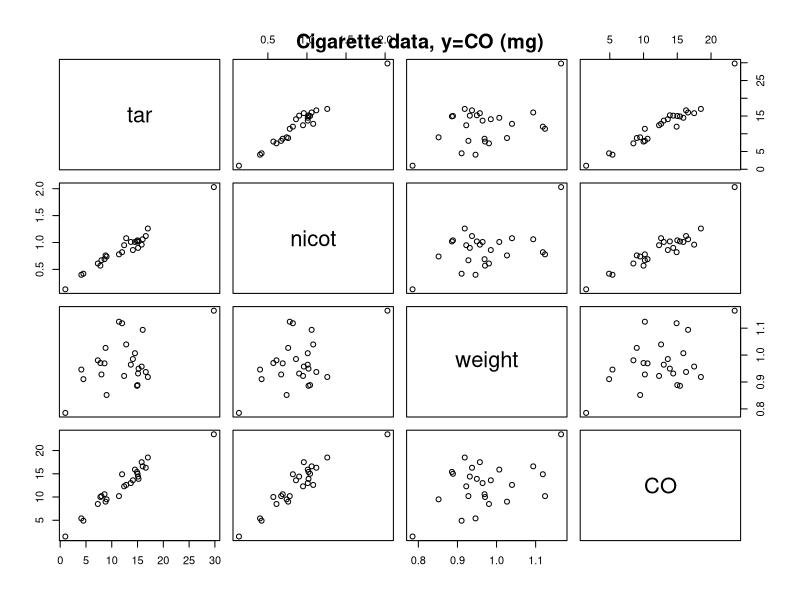

Generate this figure with R:
# Example to illustrate effect of multicollinearity (Section 6.4)
#   or highly correlated explanatory variables 

# cigarette data, data set has 8 lines of documentation before header line
cig=read.table("cigarette.dat.txt",header=T,skip=8)  # n=25
cig=cig[,-1]  # first column has brand names
print(names(cig)) # "tar"    "nicot"  "weight" "CO"
pairs(cig); title("Cigarette data, y=CO (mg)")  # pairwise scatterplots plus title
print(summary(cig)) # means and quantiles
rmat=cor(cig); print(rmat[c(4,1,2,3),c(4,1,2,3)])  # sample correlation matrix
#              CO       tar     nicot    weight
#CO     1.0000000 0.9574853 0.9259473 0.4639592
#tar    0.9574853 1.0000000 0.9766076 0.4907654
#nicot  0.9259473 0.9766076 1.0000000 0.5001827
#weight 0.4639592 0.4907654 0.5001827 1.0000000

# some partial correlations for this data set are given in the Appendix of coursepack

attach(cig)  
fit1=lm(CO~tar); fit2=lm(CO~nicot); 
fit3=lm(CO~tar+weight); fit4=lm(CO~tar+nicot)
fit5=lm(CO~tar+nicot+weight)
detach(cig)  
# how many possible regression models on 3 variables?

print(summary(fit1))
#            Estimate Std. Error t value Pr(>|t|)    
#(Intercept)  2.74328    0.67521   4.063 0.000481 ***
#tar          0.80098    0.05032  15.918 6.55e-14 ***
#Residual standard error: 1.397 on 23 degrees of freedom
#Multiple R-squared: 0.9168,     Adjusted R-squared: 0.9132 

print(summary(fit2)) # beta for nicot changes a lot compared with below.
#            Estimate Std. Error t value Pr(>|t|)    
#(Intercept)   1.6647     0.9936   1.675    0.107    
#nicot        12.3954     1.0542  11.759 3.31e-11 ***
#Residual standard error: 1.828 on 23 degrees of freedom
#Multiple R-squared: 0.8574,     Adjusted R-squared: 0.8512 

print(summary(fit3))
#            Estimate Std. Error t value Pr(>|t|)    
#(Intercept)  3.11433    3.41620   0.912    0.372    
#tar          0.80419    0.05904  13.622 3.36e-12 ***
#weight      -0.42287    3.81299  -0.111    0.913    
#Residual standard error: 1.428 on 22 degrees of freedom
#Multiple R-squared: 0.9168,     Adjusted R-squared: 0.9093 

print(summary(fit4)) # betahat for nicot has changed a lot, its SE is larger than fit2
#            Estimate Std. Error t value Pr(>|t|)    
#(Intercept)   3.0896     0.8438   3.662 0.001371 ** 
#tar           0.9625     0.2367   4.067 0.000512 ***
#nicot        -2.6463     3.7872  -0.699 0.492035    
#Residual standard error: 1.413 on 22 degrees of freedom
#Multiple R-squared:  0.9186,    Adjusted R-squared:  0.9112 

print(summary(fit5))
#            Estimate Std. Error t value Pr(>|t|)    
#(Intercept)   3.2022     3.4618   0.925 0.365464    
#tar           0.9626     0.2422   3.974 0.000692 ***
#nicot        -2.6317     3.9006  -0.675 0.507234    
#weight       -0.1305     3.8853  -0.034 0.973527    
#Residual standard error: 1.446 on 21 degrees of freedom
#Multiple R-squared: 0.9186,     Adjusted R-squared: 0.907 
